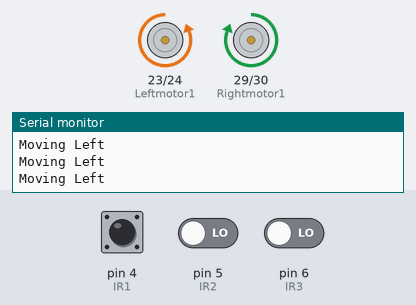
Simulated run of this sketch. Board: Arduino Mega 2560, built with avr-gcc and run on an emulated ATmega2560. Parts: motor-driver pin pairs drawn as motors (green arrow = first pin HIGH = forward, orange = second pin HIGH = backward, longer = more drive), the last lines printed to the serial monitor. Inputs (shaded band) come from the test bench; at power-on: pin 4 (IR1) HIGH, pin 5 (IR2) LOW, pin 6 (IR3) LOW.

Above: at 1.2 s.
1.3 s: pin 4 (IR1) driven LOW
At 1.8 s:
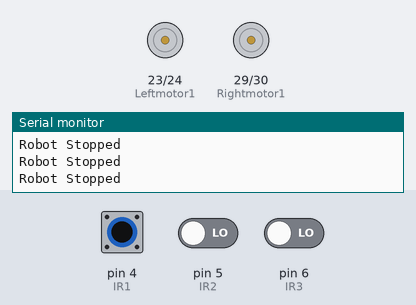
2.8 s: pin 5 (IR2) driven HIGH
At 4.0 s:
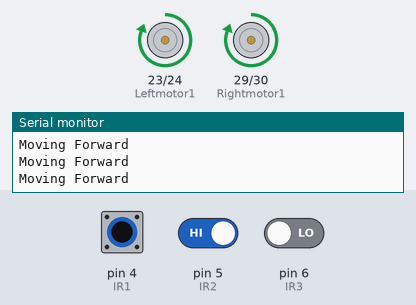
4.3 s: pin 6 (IR3) driven HIGH
At 5.1 s:
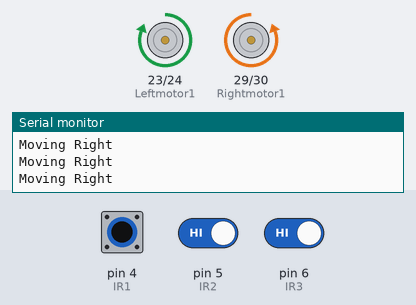
5.8 s: pin 6 (IR3) driven LOW
At 6.3 s:
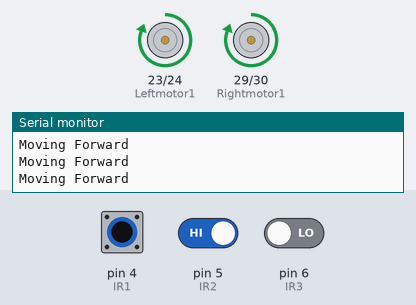
7.3 s: pin 4 (IR1) driven HIGH
At 8.4 s:
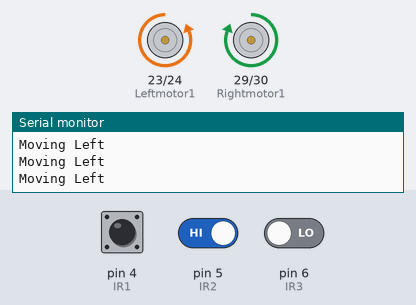
10.3 s: pin 4 (IR1) pulsed LOW 2 times (0.12 s each, 0.3 s apart)
At 10.51 s:
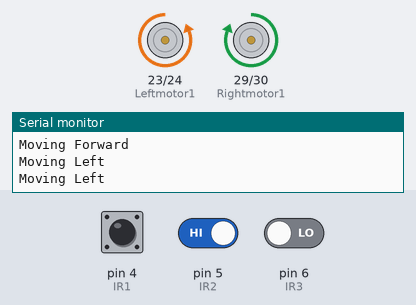
Timing chart, 0 to 13.3 s (numbered marks = the images above; inputs shaded):
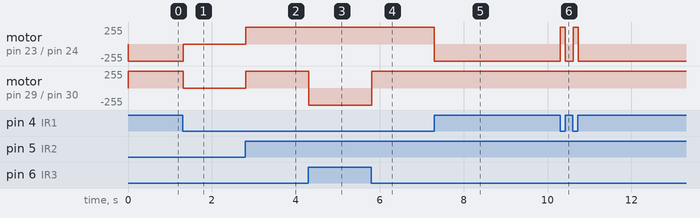

Measured:
- after the input at 1.3 s, motor on pin 23 (Leftmotor1) / pin 24 (Leftmotor2): backward 255/255 → stopped at once; motor on pin 29 (Rightmotor1) / pin 30 (Rightmotor2): forward 255/255 → stopped at once
- after the input at 2.8 s, motor on pin 23 (Leftmotor1) / pin 24 (Leftmotor2), motor on pin 29 (Rightmotor1) / pin 30 (Rightmotor2): stopped → forward 255/255 at once
- after the input at 4.3 s, motor on pin 29 (Rightmotor1) / pin 30 (Rightmotor2): forward 255/255 → backward 255/255 at once
- after the input at 5.8 s, motor on pin 29 (Rightmotor1) / pin 30 (Rightmotor2): backward 255/255 → forward 255/255 at once
- after the input at 7.3 s, motor on pin 23 (Leftmotor1) / pin 24 (Leftmotor2): forward 255/255 → backward 255/255 at once
- after the input at 10.3 s, motor on pin 23 (Leftmotor1) / pin 24 (Leftmotor2): alternates forward 255/255 for 0.12 s and backward 255/255 for 0.19 s, 4 changes in all, then stays backward 255/255, starting at once

The sketch:

3_Sensor_IR_Robot_Test.ino
```cpp
int IR1 = 4;
int IR2 = 5;
int IR3 = 6;
int Leftmotor1 = 23;
int Leftmotor2 = 24;
int Rightmotor1 = 29;
int Rightmotor2 = 30;
void setup() {
  // put your setup code here, to run once:
pinMode(IR1, INPUT);
pinMode(IR2, INPUT);
pinMode(IR3, INPUT);
pinMode(Leftmotor1, OUTPUT);
pinMode(Leftmotor2, OUTPUT);
pinMode(Rightmotor1, OUTPUT);
pinMode(Rightmotor2, OUTPUT);
Serial.begin(9600);
}

void loop() {
  // put your main code here, to run repeatedly:
int s1 = digitalRead(IR1);
int s2 = digitalRead(IR2);
int s3 = digitalRead(IR3);

if (((s1==0)&&(s2==1)&&(s3==0))||((s1==1)&&(s2==1)&&(s3==1))){
  forward();
  Serial.println("Moving Forward");
}

if (((s1==0)&&(s2==0)&&(s3==1))||((s1==0)&&(s2==1)&&(s3==1))){
  right();
  Serial.println("Moving Right");
}

if (((s1==1)&&(s2==0)&&(s3==0))||((s1==1)&&(s2==1)&&(s3==0))){
  left();
  Serial.println("Moving Left");
}

if ((s1==0)&&(s2==0)&&(s3==0)){
  Stop();
  Serial.println("Robot Stopped");
}
}

void forward(){
  digitalWrite(Leftmotor1, HIGH);
  digitalWrite(Leftmotor2, LOW);
  digitalWrite(Rightmotor1, HIGH);
  digitalWrite(Rightmotor2, LOW);
}

void backward(){
  digitalWrite(Leftmotor1, LOW);
  digitalWrite(Leftmotor2, HIGH);
  digitalWrite(Rightmotor1, LOW);
  digitalWrite(Rightmotor2, HIGH);
}

void right(){
  digitalWrite(Leftmotor1, HIGH);
  digitalWrite(Leftmotor2, LOW);
  digitalWrite(Rightmotor1, LOW);
  digitalWrite(Rightmotor2, HIGH);
}

void left(){
  digitalWrite(Leftmotor1, LOW);
  digitalWrite(Leftmotor2, HIGH);
  digitalWrite(Rightmotor1, HIGH);
  digitalWrite(Rightmotor2, LOW);
}

void Stop(){
  digitalWrite(Leftmotor1, HIGH);
  digitalWrite(Leftmotor2, HIGH);
  digitalWrite(Rightmotor1, HIGH);
  digitalWrite(Rightmotor2, HIGH);
}
```
